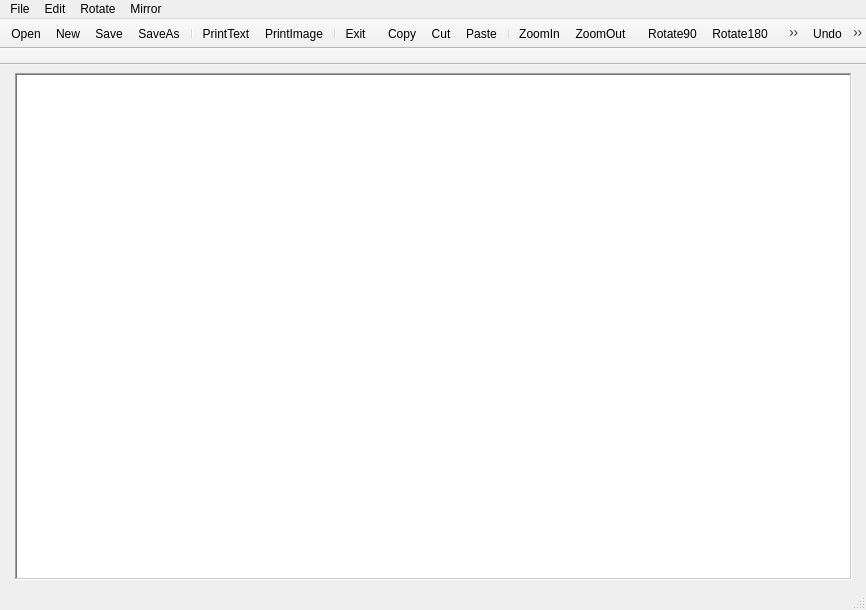
<?xml version="1.0" encoding="UTF-8"?>
<ui version="4.0">
 <class>MainWindow</class>
 <widget class="QMainWindow" name="MainWindow">
  <property name="geometry">
   <rect>
    <x>0</x>
    <y>0</y>
    <width>866</width>
    <height>610</height>
   </rect>
  </property>
  <property name="windowTitle">
   <string>MainWindow</string>
  </property>
  <widget class="QWidget" name="centralwidget">
   <layout class="QGridLayout" name="gridLayout">
    <property name="leftMargin">
     <number>0</number>
    </property>
    <property name="topMargin">
     <number>0</number>
    </property>
    <property name="rightMargin">
     <number>0</number>
    </property>
    <property name="bottomMargin">
     <number>0</number>
    </property>
    <item row="0" column="0">
     <widget class="QWidget" name="showWidget" native="true">
      <layout class="QHBoxLayout" name="horizontalLayout">
       <property name="leftMargin">
        <number>2</number>
       </property>
       <property name="topMargin">
        <number>8</number>
       </property>
       <property name="rightMargin">
        <number>14</number>
       </property>
       <property name="bottomMargin">
        <number>8</number>
       </property>
       <item>
        <widget class="QLabel" name="imageLabel">
         <property name="sizePolicy">
          <sizepolicy hsizetype="Preferred" vsizetype="Preferred">
           <horstretch>0</horstretch>
           <verstretch>0</verstretch>
          </sizepolicy>
         </property>
         <property name="text">
          <string/>
         </property>
        </widget>
       </item>
       <item>
        <widget class="QTextEdit" name="textEdit">
         <property name="frameShape">
          <enum>QFrame::WinPanel</enum>
         </property>
         <property name="frameShadow">
          <enum>QFrame::Sunken</enum>
         </property>
        </widget>
       </item>
      </layout>
     </widget>
    </item>
   </layout>
  </widget>
  <widget class="QMenuBar" name="menubar">
   <property name="geometry">
    <rect>
     <x>0</x>
     <y>0</y>
     <width>866</width>
     <height>25</height>
    </rect>
   </property>
   <widget class="QMenu" name="menuFile">
    <property name="title">
     <string>File</string>
    </property>
    <addaction name="actionOpen"/>
    <addaction name="actionNew"/>
    <addaction name="actionSave"/>
    <addaction name="actionSaveAs"/>
    <addaction name="separator"/>
    <addaction name="actionPrintText"/>
    <addaction name="actionPrintImage"/>
    <addaction name="separator"/>
    <addaction name="actionExit"/>
   </widget>
   <widget class="QMenu" name="menuEdit">
    <property name="title">
     <string>Edit</string>
    </property>
    <addaction name="actionCopy"/>
    <addaction name="actionCut"/>
    <addaction name="actionPaste"/>
    <addaction name="actionUndo"/>
    <addaction name="actionRedo"/>
    <addaction name="separator"/>
    <addaction name="actionZoomIn"/>
    <addaction name="actionZoomOut"/>
    <addaction name="separator"/>
    <addaction name="actionAbout"/>
   </widget>
   <widget class="QMenu" name="menuRotate">
    <property name="title">
     <string>Rotate</string>
    </property>
    <addaction name="actionRotate90"/>
    <addaction name="actionRotate180"/>
    <addaction name="actionRotate270"/>
   </widget>
   <widget class="QMenu" name="menuMirror">
    <property name="title">
     <string>Mirror</string>
    </property>
    <addaction name="actionHorizontal"/>
    <addaction name="actionVertical"/>
   </widget>
   <addaction name="menuFile"/>
   <addaction name="menuEdit"/>
   <addaction name="menuRotate"/>
   <addaction name="menuMirror"/>
  </widget>
  <widget class="QStatusBar" name="statusbar"/>
  <widget class="QToolBar" name="fileToolBar">
   <property name="windowTitle">
    <string>toolBar</string>
   </property>
   <property name="movable">
    <bool>false</bool>
   </property>
   <property name="floatable">
    <bool>false</bool>
   </property>
   <attribute name="toolBarArea">
    <enum>TopToolBarArea</enum>
   </attribute>
   <attribute name="toolBarBreak">
    <bool>false</bool>
   </attribute>
   <addaction name="actionOpen"/>
   <addaction name="actionNew"/>
   <addaction name="actionSave"/>
   <addaction name="actionSaveAs"/>
   <addaction name="separator"/>
   <addaction name="actionPrintText"/>
   <addaction name="actionPrintImage"/>
   <addaction name="separator"/>
   <addaction name="actionExit"/>
  </widget>
  <widget class="QToolBar" name="editToolBar">
   <property name="windowTitle">
    <string>toolBar</string>
   </property>
   <property name="movable">
    <bool>false</bool>
   </property>
   <property name="floatable">
    <bool>false</bool>
   </property>
   <attribute name="toolBarArea">
    <enum>TopToolBarArea</enum>
   </attribute>
   <attribute name="toolBarBreak">
    <bool>false</bool>
   </attribute>
   <addaction name="actionCopy"/>
   <addaction name="actionCut"/>
   <addaction name="actionPaste"/>
   <addaction name="separator"/>
   <addaction name="actionZoomIn"/>
   <addaction name="actionZoomOut"/>
  </widget>
  <widget class="QToolBar" name="rotateToolBar">
   <property name="windowTitle">
    <string>toolBar</string>
   </property>
   <property name="movable">
    <bool>false</bool>
   </property>
   <property name="floatable">
    <bool>false</bool>
   </property>
   <attribute name="toolBarArea">
    <enum>TopToolBarArea</enum>
   </attribute>
   <attribute name="toolBarBreak">
    <bool>false</bool>
   </attribute>
   <addaction name="actionRotate90"/>
   <addaction name="actionRotate180"/>
   <addaction name="actionRotate270"/>
   <addaction name="separator"/>
   <addaction name="actionHorizontal"/>
   <addaction name="actionVertical"/>
  </widget>
  <widget class="QToolBar" name="doToolBar">
   <property name="windowTitle">
    <string>toolBar</string>
   </property>
   <property name="movable">
    <bool>false</bool>
   </property>
   <property name="floatable">
    <bool>false</bool>
   </property>
   <attribute name="toolBarArea">
    <enum>TopToolBarArea</enum>
   </attribute>
   <attribute name="toolBarBreak">
    <bool>false</bool>
   </attribute>
   <addaction name="actionUndo"/>
   <addaction name="actionRedo"/>
   <addaction name="separator"/>
  </widget>
  <widget class="QToolBar" name="fontToolBar">
   <property name="windowTitle">
    <string>toolBar</string>
   </property>
   <property name="movable">
    <bool>false</bool>
   </property>
   <property name="floatable">
    <bool>false</bool>
   </property>
   <attribute name="toolBarArea">
    <enum>TopToolBarArea</enum>
   </attribute>
   <attribute name="toolBarBreak">
    <bool>true</bool>
   </attribute>
  </widget>
  <widget class="QToolBar" name="listToolBar">
   <property name="windowTitle">
    <string>toolBar</string>
   </property>
   <property name="movable">
    <bool>false</bool>
   </property>
   <property name="floatable">
    <bool>false</bool>
   </property>
   <attribute name="toolBarArea">
    <enum>TopToolBarArea</enum>
   </attribute>
   <attribute name="toolBarBreak">
    <bool>false</bool>
   </attribute>
  </widget>
  <action name="actionOpen">
   <property name="icon">
    <iconset>
     <normaloff>image/open.png</normaloff>image/open.png</iconset>
   </property>
   <property name="text">
    <string>Open</string>
   </property>
   <property name="statusTip">
    <string>Open A File</string>
   </property>
   <property name="shortcut">
    <string>Ctrl+O</string>
   </property>
  </action>
  <action name="actionNew">
   <property name="icon">
    <iconset>
     <normaloff>image/new.png</normaloff>image/new.png</iconset>
   </property>
   <property name="text">
    <string>New</string>
   </property>
   <property name="statusTip">
    <string>New File</string>
   </property>
   <property name="shortcut">
    <string>Ctrl+N</string>
   </property>
  </action>
  <action name="actionPrintText">
   <property name="icon">
    <iconset>
     <normaloff>image/print.png</normaloff>image/print.png</iconset>
   </property>
   <property name="text">
    <string>PrintText</string>
   </property>
   <property name="statusTip">
    <string>Print Text</string>
   </property>
  </action>
  <action name="actionExit">
   <property name="icon">
    <iconset>
     <normaloff>image/exit.png</normaloff>image/exit.png</iconset>
   </property>
   <property name="text">
    <string>Exit</string>
   </property>
   <property name="statusTip">
    <string>Exit The Peogram</string>
   </property>
   <property name="shortcut">
    <string>Ctrl+Q</string>
   </property>
  </action>
  <action name="actionPrintImage">
   <property name="icon">
    <iconset>
     <normaloff>image/print.png</normaloff>image/print.png</iconset>
   </property>
   <property name="text">
    <string>PrintImage</string>
   </property>
   <property name="statusTip">
    <string>Print Image</string>
   </property>
  </action>
  <action name="actionCopy">
   <property name="icon">
    <iconset>
     <normaloff>image/copy.png</normaloff>image/copy.png</iconset>
   </property>
   <property name="text">
    <string>Copy</string>
   </property>
   <property name="statusTip">
    <string>Copy File</string>
   </property>
  </action>
  <action name="actionCut">
   <property name="icon">
    <iconset>
     <normaloff>image/cut.png</normaloff>image/cut.png</iconset>
   </property>
   <property name="text">
    <string>Cut</string>
   </property>
   <property name="statusTip">
    <string>Cut File</string>
   </property>
  </action>
  <action name="actionPaste">
   <property name="icon">
    <iconset>
     <normaloff>image/paste.png</normaloff>image/paste.png</iconset>
   </property>
   <property name="text">
    <string>Paste</string>
   </property>
   <property name="statusTip">
    <string>Paste File</string>
   </property>
  </action>
  <action name="actionAbout">
   <property name="icon">
    <iconset>
     <normaloff>image/info.png</normaloff>image/info.png</iconset>
   </property>
   <property name="text">
    <string>About</string>
   </property>
   <property name="statusTip">
    <string>About Us</string>
   </property>
  </action>
  <action name="actionZoomIn">
   <property name="icon">
    <iconset>
     <normaloff>image/zoomin.png</normaloff>image/zoomin.png</iconset>
   </property>
   <property name="text">
    <string>ZoomIn</string>
   </property>
   <property name="statusTip">
    <string>Zomm In Image</string>
   </property>
  </action>
  <action name="actionZoomOut">
   <property name="icon">
    <iconset>
     <normaloff>image/zoomout.png</normaloff>image/zoomout.png</iconset>
   </property>
   <property name="text">
    <string>ZoomOut</string>
   </property>
   <property name="statusTip">
    <string>Zoom Out Image</string>
   </property>
  </action>
  <action name="actionRotate90">
   <property name="icon">
    <iconset>
     <normaloff>image/rotate90.png</normaloff>image/rotate90.png</iconset>
   </property>
   <property name="text">
    <string>Rotate90</string>
   </property>
   <property name="statusTip">
    <string>Rotate Image 90</string>
   </property>
  </action>
  <action name="actionRotate180">
   <property name="icon">
    <iconset>
     <normaloff>image/rotate180.png</normaloff>image/rotate180.png</iconset>
   </property>
   <property name="text">
    <string>Rotate180</string>
   </property>
   <property name="statusTip">
    <string>Rotate Image 180</string>
   </property>
  </action>
  <action name="actionRotate270">
   <property name="icon">
    <iconset>
     <normaloff>image/rotate270.png</normaloff>image/rotate270.png</iconset>
   </property>
   <property name="text">
    <string>Rotate270</string>
   </property>
   <property name="statusTip">
    <string>Rotate Image 270</string>
   </property>
  </action>
  <action name="actionHorizontal">
   <property name="icon">
    <iconset>
     <normaloff>image/fliphorizontal.png</normaloff>image/fliphorizontal.png</iconset>
   </property>
   <property name="text">
    <string>Horizontal</string>
   </property>
   <property name="statusTip">
    <string>Flip Image Horizontal</string>
   </property>
  </action>
  <action name="actionVertical">
   <property name="icon">
    <iconset>
     <normaloff>image/flipvertical.png</normaloff>image/flipvertical.png</iconset>
   </property>
   <property name="text">
    <string>Vertical</string>
   </property>
   <property name="statusTip">
    <string>Flip Image Vertical</string>
   </property>
  </action>
  <action name="actionUndo">
   <property name="icon">
    <iconset>
     <normaloff>image/edit_undo.png</normaloff>image/edit_undo.png</iconset>
   </property>
   <property name="text">
    <string>Undo</string>
   </property>
   <property name="statusTip">
    <string>Undo An Action</string>
   </property>
  </action>
  <action name="actionRedo">
   <property name="icon">
    <iconset>
     <normaloff>image/edit_redo.png</normaloff>image/edit_redo.png</iconset>
   </property>
   <property name="text">
    <string>Redo</string>
   </property>
   <property name="statusTip">
    <string>Redo An Action</string>
   </property>
  </action>
  <action name="actionSave">
   <property name="icon">
    <iconset>
     <normaloff>image/save.png</normaloff>image/save.png</iconset>
   </property>
   <property name="text">
    <string>Save</string>
   </property>
   <property name="statusTip">
    <string>Save File</string>
   </property>
  </action>
  <action name="actionSaveAs">
   <property name="icon">
    <iconset>
     <normaloff>image/save_as.png</normaloff>image/save_as.png</iconset>
   </property>
   <property name="text">
    <string>SaveAs</string>
   </property>
   <property name="statusTip">
    <string>Save File As</string>
   </property>
  </action>
 </widget>
 <resources/>
 <connections/>
</ui>
